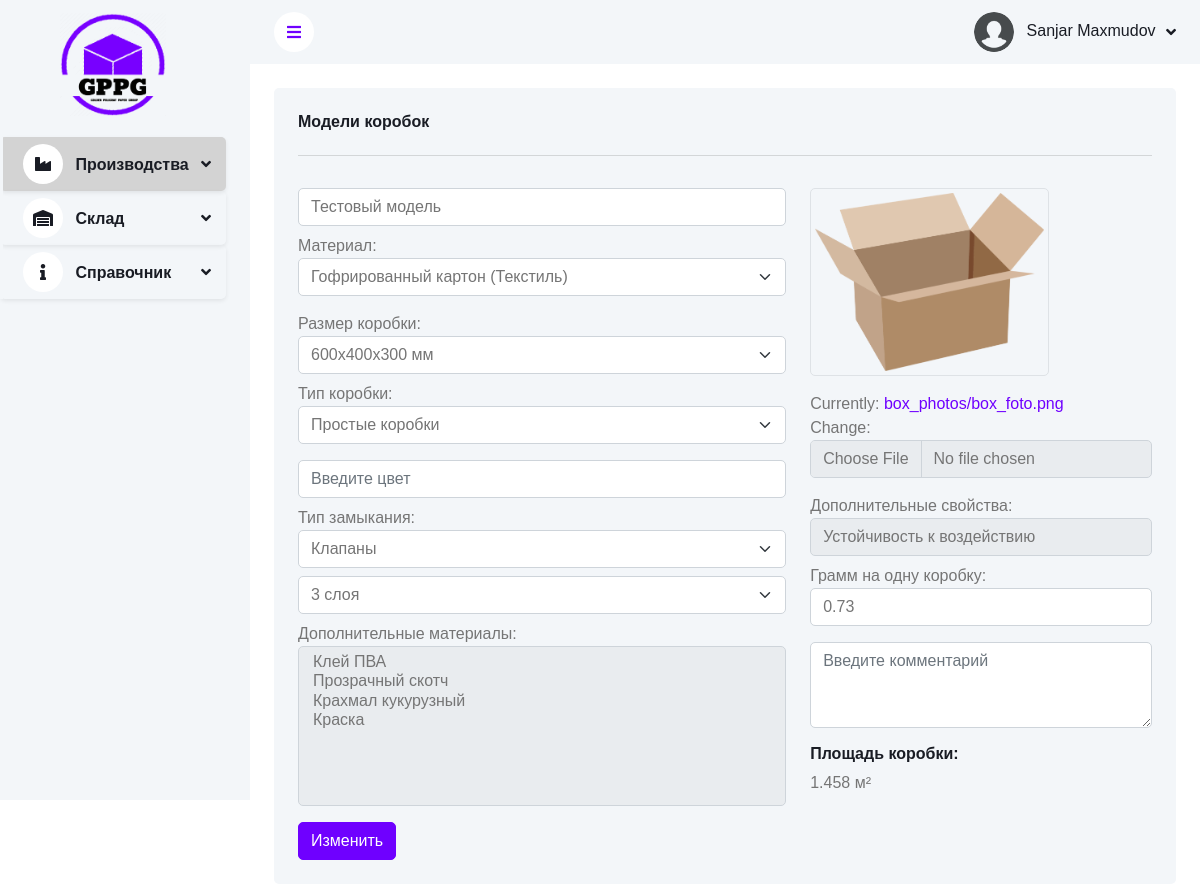
The app's page /production/boxmodel/edit/8/ (signed in) with its own data.
### apps/users/models.py (models this page shows, shortened)
class CustomUser(AbstractUser, PermissionsMixin):
    is_director = models.BooleanField(default=False)
    photo = models.ImageField(upload_to='employee_photos', default='default-profile__picture.jpg')
    groups = models.ManyToManyField(Group, related_name='custom_user_groups', blank=True, verbose_name='groups')
    user_permissions = models.ManyToManyField(Permission, related_name='custom_user_permissions', blank=True,
                                              verbose_name='user permissions')
    def get_full_name(self):
        return f"{self.first_name} {self.last_name}"

### apps/production/models.py (models this page shows, shortened)
class BoxModel(BaseModel):
	CLOSURE_TYPE_CHOICES = (
		(1, "Склейка"),
		(2, "Клапаны"),
		(3, "Автозамок"),
		(4, "Скобы"),
		(5, "Ленты или бандероли"),
		(6, "Крючки или зажимы"),
		(7, "Вкладыш"),
		(8, "Магниты"),
	)
	ADDITIONAL_PROPERTIES_CHOICES = (
		(1, "Влагостойкость"),
		(2, "Устойчивость к воздействию"),
		(3, "Экологичность"),
		(4, "Теплоизоляция"),
		(5, "Антистатические свойства"),
	)
	LAYER_CHOICES = (
		(3, '3 слоя'),
		(5, '5 слоев'),
	)
	name = models.CharField(max_length=100, unique=True, verbose_name="Название")
	material = models.ForeignKey(Material, on_delete=models.CASCADE, related_name='box_models', verbose_name="Материал")
	additional_materials = models.ManyToManyField(Material, related_name='additional_box_models', blank=True,
												  verbose_name="Дополнительные материалы")
	photo = models.ImageField(
		upload_to='box_photos',
		default='box_photos/box_foto.png',
		validators=[FileExtensionValidator(allowed_extensions=['jpg', 'jpeg', 'png', 'heic'])],
		verbose_name="Изображение"
	)
	box_size = models.ForeignKey(BoxSize, on_delete=models.SET_NULL,
								 blank=True, null=True, related_name='box_models_with_size',
								 verbose_name="Размер коробки")
	box_type = models.ForeignKey(BoxType, on_delete=models.SET_NULL,
								 blank=True, null=True, related_name='box_models_with_type',
								 verbose_name="Тип коробки")
	closure_type = models.IntegerField(choices=CLOSURE_TYPE_CHOICES, verbose_name="Тип замыкания", blank=True,
									   null=True)
	additional_properties = models.IntegerField(choices=ADDITIONAL_PROPERTIES_CHOICES, blank=True, null=True,
												verbose_name="Дополнительные свойства")
	max_load = models.CharField(max_length=50, blank=True, null=True, verbose_name="Максимальная нагрузка")
	color = models.CharField(max_length=50, blank=True, null=True, verbose_name="Цвет")
	comment = models.TextField(blank=True, null=True, verbose_name="Комментарий")
	grams_per_box = models.DecimalField(max_digits=10, decimal_places=2, blank=True, null=True,
										verbose_name="Грамм на одну коробку")
	format = models.IntegerField(choices=FORMAT_CHOICES, verbose_name="Формат", null=True, blank=True, default=90)
	layers = models.IntegerField(choices=LAYER_CHOICES, default=3, verbose_name="Количество слоев")
	def calculate_total_material_area(self):
		if self.box_size:
			return self.box_size.calculate_material_area(self.layers)
		return None
	class Meta:
		ordering = ['-created_time']
		verbose_name = "Модель коробки"
		verbose_name_plural = "Модели коробок"

### apps/production/views.py (the view, shortened to what this page needs)
# urls.py: path('boxmodel/edit/<int:pk>/', BoxModelEditView.as_view(), name='box-model-edit'),
class BoxModelEditView(LoginRequiredMixin, View):
	def get(self, request, pk):
		boxmodel = get_object_or_404(BoxModel, pk=pk)
		form = BoxModelForm(instance=boxmodel)
		material_area = boxmodel.calculate_total_material_area()
		context = {
			'form': form,
			'boxmodel': boxmodel,
			'material_area': material_area,
		}
		return render(request, 'production/box_model_edit.html', context)

### apps/info/models.py (called while the page is built)
	def __str__(self):
		return self.name

	def calculate_material_area(self, layers):
		if layers == 3:
			area = ((self.length + self.width) * 2 + 59) * (self.width + self.height + 8) / 1000000
		else:  # for 5 layers
			area = ((self.length + self.width) * 2 + 69) * (self.width + self.height + 16) / 1000000
		return round(area, 3)

	def __str__(self):
		return f"{self.length}x{self.width}x{self.height} мм"

	def __str__(self):
		return self.name

### templates/production/box_model_edit.html (shortened to what this page needs)
{% extends 'base.html' %}
{% load static %}
{% block content %}
    <div class="container-fluid pt-4 px-4">
        <div class="row g-4">
            <div class="col-md-12 forma">
                <div class="bg-light rounded h-100 p-4">
                    <h6 class="mb-4">Модели коробок</h6>
                    <hr>
                    <form method="post" action="{% url 'production:box-model-edit' boxmodel.id %}"
                          enctype="multipart/form-data">
                        <div class="row">
                            <div class="col-md-7 col-lg-7">
                                <div class="mb-3">
                                    {{ form.name }}
                                    {{ form.material.label_tag }}
                                    {{ form.material }}
                                    {{ form.box_size.label_tag }}
                                    {{ form.box_size }}
                                    {{ form.box_type.label_tag }}
                                    {{ form.box_type }}
                                    {{ form.color }}
                                    {{ form.closure_type.label_tag }}
                                    {{ form.closure_type }}
                                    {{ form.layers }}
                                    {{ form.additional_materials.label_tag }}
                                    {{ form.additional_materials }}
                                </div>
                                <button type="submit" class="btn btn-primary w-80">Изменить</button>
                            </div>
                            <div class="col-md-5 col-lg-5">
                                <div id="image-preview">
                                    <img src="{{ boxmodel.photo.url }}" alt="Изображение"
                                         class="img-thumbnail h-100 mt-3 "
                                         style="max-width: 70%; max-height: 350px;">
                                </div>
                                <div class="mt-3">
                                    {{ form.photo }}
                                    {{ form.additional_properties.label_tag }}
                                    {{ form.additional_properties }}
                                    {{ form.grams_per_box.label_tag }}
                                    {{ form.grams_per_box }}
                                    {{ form.comment }}
                                </div>
                                <div class="mt-3">
                                    <h6>Площадь коробки:</h6>
                                    <p>{{ material_area }} м²</p>
                                </div>
                            </div>
                        </div>
                    </form>
                </div>
            </div>
        </div>
    </div>
{% endblock %}

### templates/base.html (shortened to what this page needs)
{% load static %}
{% url 'info:material-list' as material_url %}
{% url 'info:material-type-list' as material_type_url %}
{% url 'info:material-group-list' as material_group_url %}
<!DOCTYPE html>
<html lang="en">
<head>
    <link href="https://cdnjs.cloudflare.com/ajax/libs/font-awesome/5.10.0/css/all.min.css" rel="stylesheet">
    <link href="https://cdn.jsdelivr.net/npm/bootstrap-icons@1.4.1/font/bootstrap-icons.css" rel="stylesheet">
    <link href="{% static 'lib/owlcarousel/assets/owl.carousel.min.css' %}" rel="stylesheet">
    <link href="{% static 'lib/tempusdominus/css/tempusdominus-bootstrap-4.min.css' %}" rel="stylesheet">
    <link href="{% static 'css/bootstrap.min.css' %}" rel="stylesheet">
    <link href="{% static 'css/style.css' %}" rel="stylesheet">
</head>
<body>
<div class="container-xxl position-relative bg-white d-flex p-0">
    <div class="sidebar pe-4 pb-3">
        <nav class="navbar bg-light navbar-light">
            <a href="{% url 'base_html' %}" class="navbar-brand mx-4 mb-3 text-center">
                <i class="fa"> <img src="{% static 'img/logo_box.png' %}" class="logo" style="width: 60%;" alt="logo">
                </i>
            </a>
            <div class="navbar-nav w-100">
                <div class="nav-item dropdown shadow-sm rounded {% if 'production/' in request.path %}active{% endif %}">
                    <a href="#" class="nav-link dropdown-toggle fw-bold" data-bs-toggle="dropdown">
                        <i class="fa fa-industry me-2"></i> Производства
                    </a>
                </div>
                <div class="nav-item dropdown shadow-sm rounded {% if 'depo/' in request.path %}active{% endif %}">
                    <a href="#" class="nav-link dropdown-toggle fw-bold" data-bs-toggle="dropdown"
                       aria-expanded="false">
                        <i class="fa fa-warehouse me-2"></i> Склад
                    </a>
                </div>
                <div class="nav-item dropdown shadow-sm rounded {% if 'info/' in request.path %}active{% endif %}">
                    <a href="#" class="nav-link dropdown-toggle fw-bold" data-bs-toggle="dropdown">
                        <i class="fa fa-info me-2"></i> Справочник
                    </a>
                </div>
            </div>
        </nav>
    </div>
    <div class="content">
        <nav class="navbar navbar-expand bg-light navbar-light sticky-top px-4 py-0">
            <a href="#" class="sidebar-toggler flex-shrink-0">
                <i class="fa fa-bars"></i>
            </a>
            <div class="navbar-nav align-items-center ms-auto">
                <div class="nav-item dropdown">
                    <a href="#" class="nav-link dropdown-toggle" data-bs-toggle="dropdown">
                        <img class="rounded-circle me-lg-2" src="{% static 'img/user.jpg' %}" alt=""
                             style="width: 40px; height: 40px;">
                        <span class="d-none d-lg-inline-flex">{{ request.user.get_full_name }}</span>
                    </a>
                </div>
            </div>
        </nav>
        {% block content %}
        {% endblock %}
    </div>
</div>
</body>
</html>

### static/css/style.css (style rules this page uses)
:root { --primary: #6f00ff; --light: #F3F6F9; --dark: #191C24; }
.btn { transition: 0.5s; }
.btn.btn-primary { color: #ffffff; }
.sidebar { position: fixed; top: 0; left: 0; bottom: 0; width: 250px; height: 100vh; overflow-y: auto; background: var(--light); transition: 0.5s; z-index: 999; }
.content { margin-left: 250px; min-height: 100vh; background: #ffffff; transition: 0.5s; }
@media (min-width: 992px) { .sidebar { margin-left: 0; } }
@media (min-width: 992px) { .content { width: calc(100% - 250px); } }
.sidebar .navbar .navbar-nav .nav-link { padding: 7px 20px; color: var(--dark); font-weight: 500; border-left: 3px solid var(--light); border-radius: 0 30px 30px 0; outline: none; }
.active { background: lightgray; border-radius: 7px; }
.sidebar .navbar .navbar-nav .nav-link i { width: 40px; height: 40px; display: inline-flex; align-items: center; justify-content: center; background: #ffffff; border-radius: 40px; }
.sidebar .navbar .dropdown-toggle::after { position: absolute; top: 15px; right: 15px; border: none; content: "\f107"; font-family: "Font Awesome 5 Free"; font-weight: 900; transition: 0.5s; }
.nav-item.dropdown .nav-link { transition: background-color 0.3s ease; }
.content .navbar .navbar-nav .nav-link { margin-left: 25px; padding: 12px 0; color: var(--dark); outline: none; }
.content .navbar .sidebar-toggler, .content .navbar .navbar-nav .nav-link i { width: 40px; height: 40px; display: inline-flex; align-items: center; justify-content: center; background: #ffffff; border-radius: 25px; }
.content .navbar .dropdown-toggle::after { margin-left: 6px; vertical-align: middle; border: none; content: "\f107"; font-family: "Font Awesome 5 Free"; font-weight: 900; transition: 0.5s; }
.logo { width: 60%; }
.custom-select { height: 160px; overflow-y: auto; }

### records on screen
CustomUser: user.get_full_name "Sanjar Maxmudov"
BoxModel: name "Тестовый модель", material "Гофрированный картон (Текстиль)", box_size "600x400x300 мм", box_type "Простые коробки", closure_type "Клапаны", layers "3 слоя", photo (picture), additional_properties "Устойчивость к воздействию", grams_per_box "0.73"

### other values on screen
{{ material_area }} "1.458"
